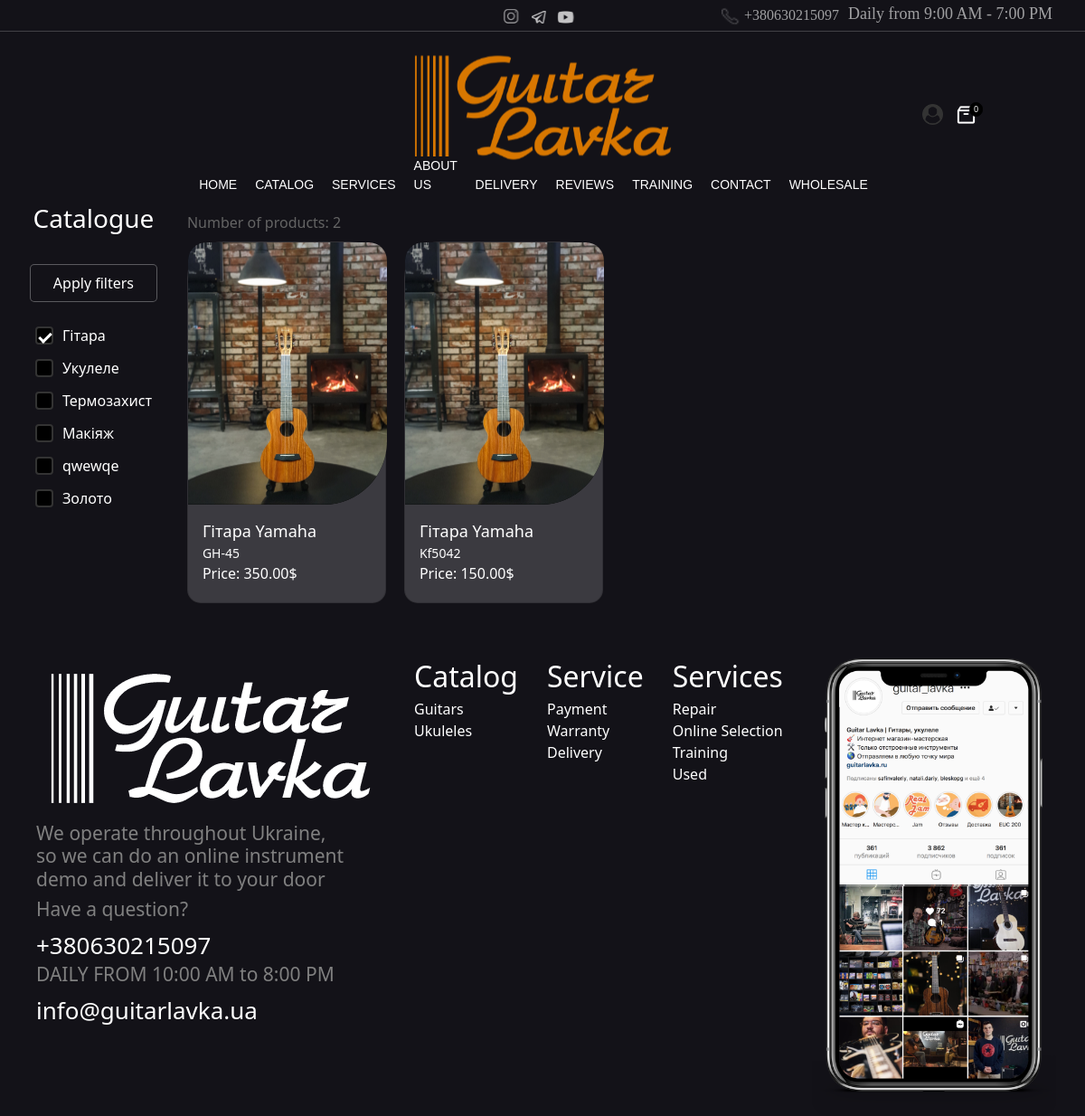
The page /catalogue/?categories=1 on the database its author committed.
### guitarlavka/models.py (models this page shows, shortened)
class Categories(models.Model):
    category = models.CharField(max_length=100, default="Гітара")
    def __str__(self):
        return self.category

class Product(models.Model):
    slug = models.SlugField(primary_key=True, unique=True, db_index=True, verbose_name="URL")
    type = models.ForeignKey(Categories, on_delete=models.CASCADE, verbose_name="Категорія")
    brand = models.CharField(max_length=100, verbose_name="Виробник")
    model = models.CharField(max_length=100, verbose_name="Модель")
    price = models.DecimalField(max_digits=10, decimal_places=2, verbose_name="Ціна")
    description = models.TextField(verbose_name="Опис")
    string_number = models.IntegerField(default=6, verbose_name="Кількість струн")
    quantity = models.IntegerField(default=1, verbose_name="Кількість товару")
    picture = models.ImageField(null=True, blank=True, upload_to="product_images/", default="product_images/1.png", verbose_name="Фото")

### guitarlavka/views.py (the view, shortened to what this page needs)
# urls.py: path('catalogue/', Catalogue.as_view(), name='catalogue'),
class Catalogue(DataMixin, View):
    form_class = CategoryFilterForm
    model = Product
    template_name = 'catalogue.html'
    success_url = '/catalogue/'
    def form_valid(self, form):
        categories = form.cleaned_data ['categories']
        return categories
    def get(self, request, *args, **kwargs):
        cart = self.cart(request)
        cart_quantity = self.cart_quantity(cart)
        products = self.model.objects.all()
        form = self.form_class(request.GET or None)
        if request.GET and form.is_valid():
            categories = self.form_valid(form)
            products = products.filter(type__in=categories)
        quantity_of_diff_products = products.count()
        context = {
            'products': products,
            'category_filter_form': form,
            'cart_quantity': cart_quantity,
            'count': quantity_of_diff_products
        }
        return render(request, self.template_name, context)

### guitarlavka/models.py (called while the page is built)
    def get_cart_item_number(self):
        return self.cartitem_set.count()

### guitarlavka/utils.py (called while the page is built)
    def cart(self, request):
        session = request.session.get(settings.CART_SESSION_ID)
        cart, created = Cart.objects.get_or_create(session=session)
        return cart

    def cart_quantity(self, cart):
        cart_quantity = cart.get_cart_item_number()
        return cart_quantity

### templates/catalogue.html (shortened to what this page needs)
{% extends 'base.html' %}
{% load static %}
{% block content %}
<div id="catalogue-wrapper">
    <div id="filters-text">
        <h2>Catalogue</h2>
        <br>
    </div>
    <div id="catalogue-sort">
        <span>Number of products: {{ count }}</span>
    </div>
    <div id="catalogue-filters">
        <form method="get">
            <button type="submit" class="submit">Apply filters</button>
            <div class="category-checkboxes">
                {% for checkbox in category_filter_form.categories %}
                    <label class="checkbox-container">
                        {{ checkbox.choice_label }}
                        <span class="checkmark"></span>
                    </label>
                {% endfor %}
            </div>
        </form>
    </div>
    <div id="catalogue-products">
        {% if products %}
            {% for product in products %}
                 <a href="{% url 'product' product_slug=product.slug %}" class="product-card">
                     <div id="my-card" class="card">
                         <img class="card-image" src="{{product.picture.url}}" alt="item image">
                         <div class="card-body">
                             <p class="card-text">
                                 <span class="card-name">{{product.type}} {{ product.brand }}</span>
                                 <span class="card-model">{{ product.model }}</span>
                                 <span>Price: {{ product.price }}$</span>
                            </p>
                        </div>
                     </div>
                 </a>
                {% endfor %}
        {% else %}
            <h1 style="color:white;">No products found</h1>
        {% endif %}
    </div>
</div>
{% endblock %}

### static/css/stylesheet.css (style rules this page uses)
html { background-color: #131218; }
#body { box-sizing: border-box; background-color: #131218; margin:0; padding:0; min-height: 750px; }
#my-card { display:flex; height:400px; width:220px; color:#fff; background-color: #3B3A40; border-radius: 40px 40px 15px 15px; }
.product-card { margin:0; height:400px; text-decoration: none; }
.card-image { background-color: black; height:290px; width: 220px; border-radius: 20px 20px 70px 0; }
.card-name { font-size: 18px; display: flex; flex-wrap: wrap; }
.card-model { display: flex; flex-wrap: wrap; font-size: 14px; }
#catalogue-wrapper { display: grid; grid-template-rows:1fr 11fr; grid-template-columns: 5fr 24fr ; width:100%; }
#filters-text { display:flex; justify-content: center; align-items: center; }
#filters-text h2 { color:white; font-size:28px; font-weight: lighter; }
#catalogue-sort { display:grid; grid-template-columns:1fr 2fr 1fr 1fr; align-self:center; color:rgba(100,100,100,100) }
#catalogue-filters { display: flex; flex-direction: column; justify-content: center; height: fit-content; margin-top: 15px; }
#catalogue-filters form { display: flex; flex-direction: column; align-items: center; height: fit-content; }
#catalogue-filters .category-checkboxes { display: flex; flex-direction: column; align-items: flex-start; margin-top: 10px; }
#catalogue-filters .checkbox-container { position: relative; padding-left: 30px; margin-bottom: 12px; cursor: pointer; user-select: none; color: white; font-size: 16px; display: inline-block; }
#catalogue-filters .checkbox-container .checkmark { position: absolute; top: 50%; left: 0; transform: translateY(-50%); height: 20px; width: 20px; background-color: black; border: 2px solid #333; border-radius: 4px; }
#catalogue-filters .checkbox-container .checkmark:after { content: ""; position: absolute; display: none; }
#catalogue-filters .checkbox-container input:checked ~ .checkmark:after { display: block; left: 5px; top: 2px; width: 8px; height: 14px; border: solid white; border-width: 0 3px 3px 0; transform: rotate(45deg); }
#catalogue-products { display: grid; grid-template-columns: repeat(auto-fit,220px); grid-template-rows:repeat(auto-fit,400px); grid-gap: 20px; }
form { display: flex; flex-direction: column; gap: 5px; width: 100%; max-width: 400px; margin: 0 auto; }
::placeholder { color: rgba(255,255,255,0.5); }
button[type="submit"], input[type="submit"], .submit { margin-top: 10px; margin-bottom: 10px; padding: 8px 25px; color: white; background-color: #131218; border: 1px solid rgba(255, 255, 255, 0.3); border-radius: 5px; cursor: pointer; align-self: center; transition: background 0.2s ease, transform 0.1s ease; }
label { color: white; font-size: 15px; font-weight: 400; margin-bottom: 4px; }

### rows shown on the page
Categories: choice_label "Гітара"
Categories: choice_label "Укулеле"
Categories: choice_label "Термозахист"
Categories: choice_label "Макіяж"
Categories: choice_label "qwewqe"
Categories: choice_label "Золото"
Product: picture (picture), type "Гітара", brand "Yamaha", model "GH-45", price "350.00"
Product: picture (picture), type "Гітара", brand "Yamaha", model "Kf5042", price "150.00"

### other values the page prints
{{ cart_quantity }} "0"
{{ count }} "2"
